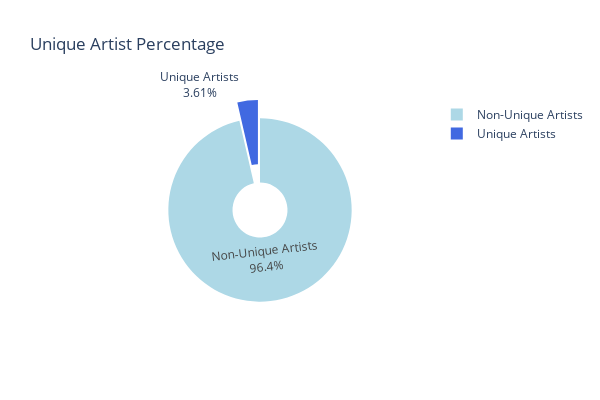

The cell this chart's notebook holds for it:
### Markdown cell above
## Percentage of unique artist we have.

### Code cell
non_unique_artists = total_artists - unique_artists

unique_artist_list = np.array([unique_artists, non_unique_artists])
unique_artist_list_labels = ["Unique Artists", "Non-Unique Artists"]

fig = go.Figure(data=[go.Pie(labels=unique_artist_list_labels,
                             values=unique_artist_list,
                             textinfo='label+percent',
                             hole=0.3,
                             pull=[0.2, 0],
                             marker=dict(colors=['royalblue', 'lightblue'],
                                         line=dict(color='#000000')),
                             hoverinfo='label+value+percent')])

fig.update_layout(title="Unique Artist Percentage", width=600, height=400)
fig.show()

### Figure 1 — Plotly figure (JSON) as saved in the notebook; plotly's stock layout.template omitted (floating-point values rounded to 4 significant figures)
{"data": [{"hole": 0.3, "hoverinfo": "label+value+percent", "labels": ["Unique Artists", "Non-Unique Artists"], "marker": {"colors": ["royalblue", "lightblue"], "line": {"color": "#000000"}}, "pull": [0.2, 0], "textinfo": "label+percent", "type": "pie", "values": [438, 11690]}], "layout": {"height": 400, "title": {"text": "Unique Artist Percentage"}, "width": 600}}
